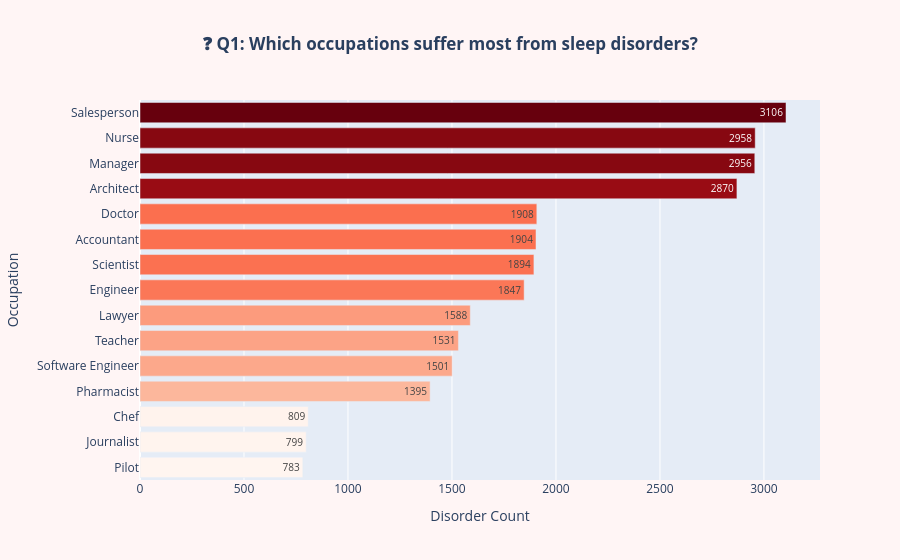

Notebook source saved alongside this figure:
### Markdown cell above
---
##  Chapter 4 — Presented Visually: Deep-Dive Charts
> *Each chart answers one specific question about sleep health*

### Code cell
# Q1: Which occupations suffer most?
occ_disorder = (df[df['Sleep Disorder'] != 'None']
                .groupby('Occupation')['Sleep Disorder']
                .count()
                .sort_values(ascending=True)
                .reset_index(name='Disorder Count'))

fig = px.bar(occ_disorder, x='Disorder Count', y='Occupation',
             orientation='h', text='Disorder Count',
             title='<b>❓ Q1: Which occupations suffer most from sleep disorders?</b>',
             color='Disorder Count', color_continuous_scale='Reds')
fig.update_layout(title_x=0.5, paper_bgcolor='#FFF5F5', coloraxis_showscale=False)
fig.show()
print('Nurses and Sales Representatives are most affected — high-pressure, irregular-hour jobs.')

### Figure 1 — Plotly figure (JSON) as saved in the notebook; plotly's stock layout.template omitted (floating-point values rounded to 4 significant figures)
{"data": [{"hovertemplate": "Disorder Count=%{marker.color}<br>Occupation=%{y}<extra></extra>", "legendgroup": "", "marker": {"color": [783, 799, 809, 1395, 1501, 1531, 1588, 1847, 1894, 1904, 1908, 2870, 2956, 2958, 3106], "coloraxis": "coloraxis", "pattern": {"shape": ""}}, "name": "", "orientation": "h", "showlegend": false, "text": [783.0, 799.0, 809.0, 1395.0, 1501.0, 1531.0, 1588.0, 1847.0, 1894.0, 1904.0, 1908.0, 2870.0, 2956.0, 2958.0, 3106.0], "textposition": "auto", "type": "bar", "x": [783, 799, 809, 1395, 1501, 1531, 1588, 1847, 1894, 1904, 1908, 2870, 2956, 2958, 3106], "xaxis": "x", "y": ["Pilot", "Journalist", "Chef", "Pharmacist", "Software Engineer", "Teacher", "Lawyer", "Engineer", "Scientist", "Accountant", "Doctor", "Architect", "Manager", "Nurse", "Salesperson"], "yaxis": "y"}], "layout": {"barmode": "relative", "coloraxis": {"colorbar": {"title": {"text": "Disorder Count"}}, "colorscale": [[0, "rgb(255,245,240)"], [0.125, "rgb(254,224,210)"], [0.25, "rgb(252,187,161)"], [0.375, "rgb(252,146,114)"], [0.5, "rgb(251,106,74)"], [0.625, "rgb(239,59,44)"], [0.75, "rgb(203,24,29)"], [0.875, "rgb(165,15,21)"], [1, "rgb(103,0,13)"]], "showscale": false}, "legend": {"tracegroupgap": 0}, "paper_bgcolor": "#FFF5F5", "title": {"text": "<b>❓ Q1: Which occupations suffer most from sleep disorders?</b>", "x": 0.5}, "xaxis": {"anchor": "y", "domain": [0, 1], "title": {"text": "Disorder Count"}}, "yaxis": {"anchor": "x", "domain": [0, 1], "title": {"text": "Occupation"}}}}
